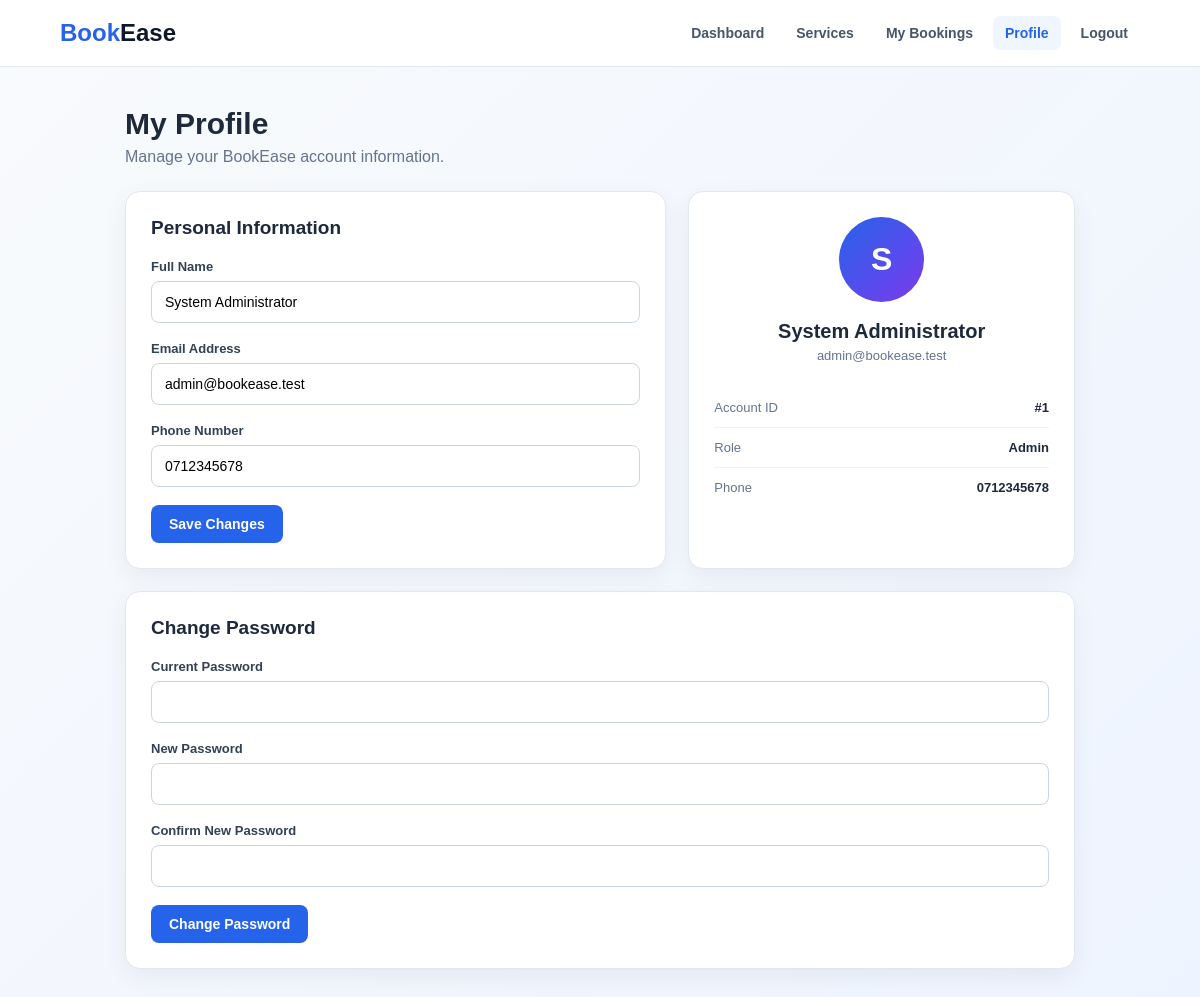
/customer/profile.php (signed in), run on the app's committed database.
### tables this page shows
CREATE TABLE users (

    id INT UNSIGNED AUTO_INCREMENT PRIMARY KEY,

    name VARCHAR(150) NOT NULL,

    email VARCHAR(190) NOT NULL UNIQUE,

    phone VARCHAR(30) DEFAULT NULL,

    password VARCHAR(255) NOT NULL,

    role ENUM(
        'admin',
        'customer',
        'staff'
    ) NOT NULL DEFAULT 'customer',

    status ENUM(
        'active',
        'inactive',
        'suspended'
    ) NOT NULL DEFAULT 'active',

    email_verified TINYINT(1) NOT NULL DEFAULT 0,

    verification_token VARCHAR(255) DEFAULT NULL,

    reset_token VARCHAR(255) DEFAULT NULL,

    reset_expires DATETIME DEFAULT NULL,

    last_login DATETIME DEFAULT NULL,

    created_at TIMESTAMP NOT NULL
        DEFAULT CURRENT_TIMESTAMP,

    updated_at TIMESTAMP NOT NULL
        DEFAULT CURRENT_TIMESTAMP
        ON UPDATE CURRENT_TIMESTAMP,

    INDEX idx_users_role (role),

    INDEX idx_users_status (status),

    INDEX idx_users_verification_token (
        verification_token
    ),

    INDEX idx_users_reset_token (
        reset_token
    )

);

### customer/profile.php (the view, shortened to what this page needs)
<?php
$userId = (int) $_SESSION['user_id'];
try {
    $db = new Database();
    $conn = $db->getConnection();
} catch (Throwable $e) {
    die(
        "Database connection error: "
        . htmlspecialchars(
            $e->getMessage(),
            ENT_QUOTES,
            'UTF-8'
        )
    );
}
$user = [
    'name' => '',
    'email' => '',
    'phone' => ''
];
try {
    $stmt = $conn->prepare("
        SELECT
            id,
            name,
            email,
            phone
        FROM users
        WHERE id = ?
        LIMIT 1
    ");
    $stmt->execute([
        $userId
    ]);
    $userData =
        $stmt->fetch(PDO::FETCH_ASSOC);
    $user = array_merge(
        $user,
        $userData
    );
} catch (PDOException $e) {
    $error =
        "Unable to load your profile.";
}
function e($value)
{
    return htmlspecialchars(
        (string) $value,
        ENT_QUOTES,
        'UTF-8'
    );
}
?>
<!DOCTYPE html>
<html lang="en">
<head>
</head>
<body>
<nav class="navbar">
    <a
        href="dashboard.php"
        class="logo"
    >
        Book<span>Ease</span>
    </a>
    <div class="nav-links">
        <a href="dashboard.php">
            Dashboard
        </a>
        <a href="../services/index.php">
            Services
        </a>
        <a href="my-bookings.php">
            My Bookings
        </a>
        <a
            href="profile.php"
            class="active"
        >
            Profile
        </a>
        <a href="../logout.php">
            Logout
        </a>
    </div>
</nav>
<main class="container">
    <div class="page-header">
        <h1>
            My Profile
        </h1>
        <p>
            Manage your BookEase account information.
        </p>
    </div>
    <div class="grid">
        <div class="card">
            <h2>
                Personal Information
            </h2>
            <form
                method="POST"
                action=""
            >
                <div class="form-group">
                    <label for="name">
                        Full Name
                    </label>
                    <input
                        type="text"
                        name="name"
                        id="name"
                        class="form-control"
                        value="<?= e(
                            $user['name'] ?? ''
                        ) ?>"
                        required
                    >
                </div>
                <div class="form-group">
                    <label for="email">
                        Email Address
                    </label>
                    <input
                        type="email"
                        name="email"
                        id="email"
                        class="form-control"
                        value="<?= e(
                            $user['email'] ?? ''
                        ) ?>"
                        required
                    >
                </div>
                <div class="form-group">
                    <label for="phone">
                        Phone Number
                    </label>
                    <input
                        type="text"
                        name="phone"
                        id="phone"
                        class="form-control"
                        value="<?= e(
                            $user['phone'] ?? ''
                        ) ?>"
                        placeholder="Enter your phone number"
                    >
                </div>
                <button
                    type="submit"
                    name="update_profile"
                    value="1"
                    class="btn btn-primary"
                >
                    Save Changes
                </button>
            </form>
        </div>
        <div class="card">
            <div class="avatar">
                <?= e(
                    strtoupper(
                        substr(
                            $user['name'] ?? 'C',
                            0,
                            1
                        )
                    )
                ) ?>
            </div>
            <div class="account-name">
                <?= e(
                    $user['name'] ?? 'Customer'
                ) ?>
            </div>
            <div class="account-email">
                <?= e(
                    $user['email'] ?? ''
                ) ?>
            </div>
            <div class="info-row">
                <span class="info-label">
                    Account ID
                </span>
                <span class="info-value">
                    #<?= (int) $userId ?>
                </span>
            </div>
            <div class="info-row">
                <span class="info-label">
                    Role
                </span>
                <span class="info-value">
                    <?= e(
                        ucfirst(
                            $_SESSION['role']
                            ?? 'customer'
                        )
                    ) ?>
                </span>
            </div>
            <div class="info-row">
                <span class="info-label">
                    Phone
                </span>
                <span class="info-value">
                    <?= e(
                        $user['phone']
                        ?: '-'
                    ) ?>
                </span>
            </div>
        </div>
    </div>
    <div
        class="card"
        style="margin-top:22px;"
    >
        <h2>
            Change Password
        </h2>
        <form
            method="POST"
            action=""
        >
            <div class="form-group">
                <label for="current_password">
                    Current Password
                </label>
                <input
                    type="password"
                    name="current_password"
                    id="current_password"
                    class="form-control"
                    required
                >
            </div>
            <div class="form-group">
                <label for="new_password">
                    New Password
                </label>
                <input
                    type="password"
                    name="new_password"
                    id="new_password"
                    class="form-control"
                    minlength="6"
                    required
                >
            </div>
            <div class="form-group">
                <label for="confirm_password">
                    Confirm New Password
                </label>
                <input
                    type="password"
                    name="confirm_password"
                    id="confirm_password"
                    class="form-control"
                    minlength="6"
                    required
                >
            </div>
            <button
                type="submit"
                name="change_password"
                value="1"
                class="btn btn-primary"
            >
                Change Password
            </button>
        </form>
    </div>
</main>
</body>

### customer/profile.php (style rules this page uses)
* { box-sizing: border-box; }
body { margin: 0; font-family: Arial, Helvetica, sans-serif; background: linear-gradient( 135deg, #f8fafc, #eef4ff ); color: #1e293b; }
.navbar { background: white; border-bottom: 1px solid #e2e8f0; padding: 16px 5%; display: flex; align-items: center; justify-content: space-between; position: sticky; top: 0; z-index: 1000; }
.logo { color: #2563eb; font-size: 24px; font-weight: 800; text-decoration: none; }
.logo span { color: #0f172a; }
.nav-links { display: flex; align-items: center; gap: 8px; flex-wrap: wrap; }
.nav-links a { text-decoration: none; color: #475569; padding: 9px 12px; border-radius: 7px; font-size: 14px; font-weight: 600; }
.nav-links .active { background: #eff6ff; color: #2563eb; }
.container { width: 92%; max-width: 950px; margin: 40px auto 60px; }
.page-header { margin-bottom: 25px; }
.page-header h1 { margin: 0 0 7px; font-size: 30px; }
.page-header p { margin: 0; color: #64748b; }
.grid { display: grid; grid-template-columns: 1.4fr 1fr; gap: 22px; }
.card { background: white; border: 1px solid #e2e8f0; border-radius: 15px; padding: 25px; box-shadow: 0 8px 25px rgba(15,23,42,.06); }
.card h2 { margin: 0 0 20px; font-size: 19px; }
.form-group { margin-bottom: 18px; }
label { display: block; margin-bottom: 7px; font-size: 13px; font-weight: 700; color: #334155; }
.form-control { width: 100%; padding: 12px 13px; border: 1px solid #cbd5e1; border-radius: 8px; font-size: 14px; outline: none; background: white; }
.btn { display: inline-block; border: none; cursor: pointer; text-decoration: none; padding: 11px 18px; border-radius: 8px; font-size: 14px; font-weight: 700; }
.btn-primary { background: #2563eb; color: white; }
.avatar { width: 85px; height: 85px; border-radius: 50%; margin: 0 auto 18px; display: flex; align-items: center; justify-content: center; background: linear-gradient( 135deg, #2563eb, #7c3aed ); color: white; font-size: 32px; font-weight: 800; }
.account-name { text-align: center; font-size: 20px; font-weight: 800; margin-bottom: 5px; }
.account-email { text-align: center; color: #64748b; font-size: 13px; margin-bottom: 25px; }
.info-row { display: flex; justify-content: space-between; gap: 15px; padding: 12px 0; border-bottom: 1px solid #eef2f7; font-size: 13px; }
.info-row:last-child { border-bottom: none; }
.info-label { color: #64748b; }
.info-value { font-weight: 700; text-align: right; word-break: break-word; }

### data on the page
users: name "System Administrator", email "admin@bookease.test", phone "0712345678", name "S"

### other printed values
$userId "1"
$_SESSION['role'] "Admin"
